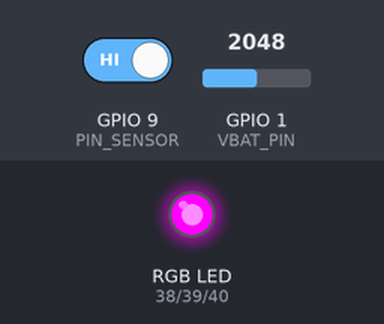
Bench run of a sketch on a simulated ESP32-S3. Shown: an RGB LED mixed from three pins (HIGH = lit). The inputs (shaded band) are chosen by the test bench; at power-on: GPIO 9 (PIN_SENSOR) HIGH, GPIO 1 (VBAT_PIN) = 2048 (analog values on the 0–4095 scale). No radio packets arrive unless stated; what the sketch prints to the serial monitor is not drawn.

Above: at 2.8 s.
2.9 s: GPIO 9 (PIN_SENSOR) driven LOW
At 4.1 s:
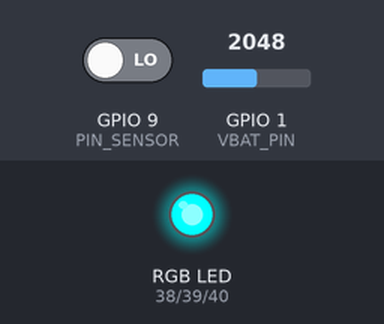
4.4 s: GPIO 9 (PIN_SENSOR) driven HIGH
At 5.2 s:
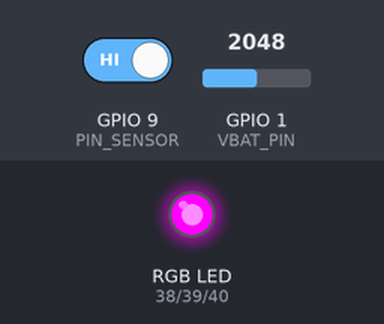
Timing chart, 0 to 36.0 s (numbered marks = the images above; inputs shaded):
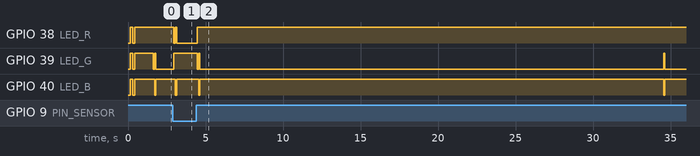

Measured:
- after the input at 2.9 s, GPIO 38 (LED_R): HIGH → LOW after 0.06 s, → HIGH 0.09 s later, → LOW 0.08 s later; GPIO 39 (LED_G): LOW → HIGH after 0.06 s; GPIO 40 (LED_B): HIGH → LOW after 0.16 s, → HIGH 0.08 s later
- after the input at 4.4 s, GPIO 39 (LED_G): goes LOW 0.09 s, HIGH 0.08 s, LOW 29.9 s, HIGH 0.08 s, then LOW, starting after 0.06 s

The sketch:

Parking_Node.ino
```cpp
#include <SPI.h>
#include <LoRa.h>

// ================= 1. ตั้งค่าขาอุปกรณ์ฝั่ง NODE (ตรงตามผังวงจร) =================
#define NODE_ID        1

// เซนเซอร์ FC-51 (ต่อเข้าช่อง SCL = GPIO 9)
#define PIN_SENSOR     9
#define SENSOR_ACTIVE  LOW    // LOW = มีวัตถุ, HIGH = ไม่มีวัตถุ

// ขาวัดแรงดันแบตเตอรี่ VBAT_ADC (GPIO 1, วงจรแบ่งแรงดัน 1M / 1M -> คูณ 2.0)
#define VBAT_PIN       1

// ขาโมดูล LoRa RA-02 (SX1278 433MHz) ตามผังวงจร U1
#define LORA_SCK       4      // IO4
#define LORA_MISO      5      // IO5
#define LORA_MOSI      6      // IO6
#define LORA_CS        7      // IO7  (LORA_NSS)
#define LORA_RST       10     // IO10 (LORA_RST)
#define LORA_DIO0      16     // IO16 (LORA_DIO0)
#define LORA_BAND      433E6  // RA-02 ใช้ความถี่ 433 MHz
#define LORA_SYNC_WORD 0xF3   // รหัสจับคู่ให้ตรงกับฝั่ง Gateway

// หลอดไฟ RGB บนบอร์ด (Common Anode: LOW = ติด, HIGH = ดับ)
const int LED_R = 38;
const int LED_G = 39;
const int LED_B = 40;

// ตั้งค่าเวลา
const unsigned long HEARTBEAT_MS = 30000; // ส่งอัปเดตสถานะและแบตทุก 30 วินาที
const unsigned long DEBOUNCE_MS  = 50;    // กรองสัญญาณกระเพื่อม 50 มิลลิวินาที

int stableState = HIGH;
int lastReading = HIGH;
unsigned long lastDebounceTime = 0;
unsigned long lastSendTime = 0;
bool firstBootSend = true;

// ================= 2. ฟังก์ชันไฟสถานะและแบตเตอรี่ =================
void setLed(bool r, bool g, bool b) {
  digitalWrite(LED_R, r ? LOW : HIGH);
  digitalWrite(LED_G, g ? LOW : HIGH);
  digitalWrite(LED_B, b ? LOW : HIGH);
}

// ฟังก์ชันอัปเดตสีไฟตามสถานะวัตถุ (มีวัตถุ = แดง, ไม่มีวัตถุ = เขียว)
void updateStatusLed(bool detected) {
  if (detected) {
    setLed(1, 0, 0); // สีแดงค้างเมื่อเจอวัตถุ
  } else {
    setLed(0, 1, 0); // สีเขียวค้างเมื่อไม่มีวัตถุ
  }
}

float readBatteryVoltage() {
  uint32_t sum_mv = 0;
  for (int i = 0; i < 16; i++) {
    sum_mv += analogReadMilliVolts(VBAT_PIN);
    delay(2);
  }
  float adc_v = (sum_mv / 16.0f) / 1000.0f;
  return adc_v * 2.0f; // คูณ 2 ตามตัวต้านทานแบ่งแรงดัน 1MΩ / 1MΩ
}

int voltageToPercent(float v) {
  if (v >= 4.18f) return 100;
  if (v <= 3.40f) return 0;
  if (v >= 3.95f) return map((int)(v * 100), 395, 418, 75, 100);
  if (v >= 3.80f) return map((int)(v * 100), 380, 395, 50, 75);
  if (v >= 3.65f) return map((int)(v * 100), 365, 380, 25, 50);
  return map((int)(v * 100), 340, 365, 0, 25);
}

// ================= 3. ฟังก์ชันส่งข้อมูลผ่าน LoRa =================
void sendLoRaPacket(bool detected) {
  float vbat = readBatteryVoltage();
  int batPercent = voltageToPercent(vbat);
  int objState = detected ? 1 : 0; // 1 = มีวัตถุ, 0 = ไม่มีวัตถุ

  String payload = "{\"node\":" + String(NODE_ID) +
                   ",\"obj\":" + String(objState) +
                   ",\"vbat\":" + String(vbat, 2) +
                   ",\"bat\":" + String(batPercent) + "}";

  Serial.println("[NODE] กำลังส่ง -> " + payload);
  Serial.flush();

  LoRa.beginPacket();
  LoRa.print(payload);
  LoRa.endPacket();

  // กะพริบไฟสีน้ำเงินสั้นๆ 1 ครั้งเพื่อยืนยันการส่ง แล้วคืนค่าสีแดง/เขียวตามสถานะ
  setLed(0, 0, 1);
  delay(80);
  updateStatusLed(detected);
}

// ================= 4. SETUP & LOOP =================
void setup() {
  Serial.begin(115200);
  analogReadResolution(12);
  analogSetAttenuation(ADC_11db);

  pinMode(LED_R, OUTPUT);
  pinMode(LED_G, OUTPUT);
  pinMode(LED_B, OUTPUT);
  pinMode(PIN_SENSOR, INPUT);

  // กะพริบขาว 2 ครั้งตอนเปิดเครื่อง
  for (int i = 0; i < 2; i++) {
    setLed(1, 1, 1); delay(150);
    setLed(0, 0, 0); delay(150);
  }
  delay(1000);

  // เริ่มต้น SPI และ RA-02 ด้วยขาจริงตามผังวงจร
  SPI.begin(LORA_SCK, LORA_MISO, LORA_MOSI, LORA_CS);
  LoRa.setPins(LORA_CS, LORA_RST, LORA_DIO0);

  if (!LoRa.begin(LORA_BAND)) {
    Serial.println("[ERROR] เริ่มต้น RA-02 ไม่สำเร็จ! ตรวจสอบไฟเลี้ยง 3.3V และรอยบัดกรี U2");
    while (1) {
      setLed(1, 0, 0); delay(300); // กะพริบแดงแจ้งเตือนเมื่อไม่พบโมดูล LoRa
      setLed(0, 0, 0); delay(300);
    }
  }

  LoRa.setSyncWord(LORA_SYNC_WORD);
  LoRa.setTxPower(17);

  stableState = digitalRead(PIN_SENSOR);
  lastReading = stableState;
  updateStatusLed(stableState == SENSOR_ACTIVE);

  Serial.println("[NODE] เริ่มทำงานพร้อมส่งข้อมูล (433 MHz)");
}

void loop() {
  int reading = digitalRead(PIN_SENSOR);

  if (reading != lastReading) {
    lastDebounceTime = millis();
  }

  bool stateChanged = false;
  if ((millis() - lastDebounceTime) > DEBOUNCE_MS) {
    if (reading != stableState) {
      stableState = reading;
      stateChanged = true;
    }
  }
  lastReading = reading;

  bool detected = (stableState == SENSOR_ACTIVE);

  // แสดงไฟสีแดงค้างเมื่อเจอวัตถุ / สีเขียวค้างเมื่อไม่มีวัตถุ
  updateStatusLed(detected);

  // ส่งข้อมูลเมื่อ: เปิดเครื่องครั้งแรก, สถานะวัตถุเปลี่ยน, หรือครบทุก 30 วินาที
  if (firstBootSend || stateChanged || (millis() - lastSendTime >= HEARTBEAT_MS)) {
    firstBootSend = false;
    lastSendTime = millis();
    sendLoRaPacket(detected);
  }

  delay(10);
}
```
